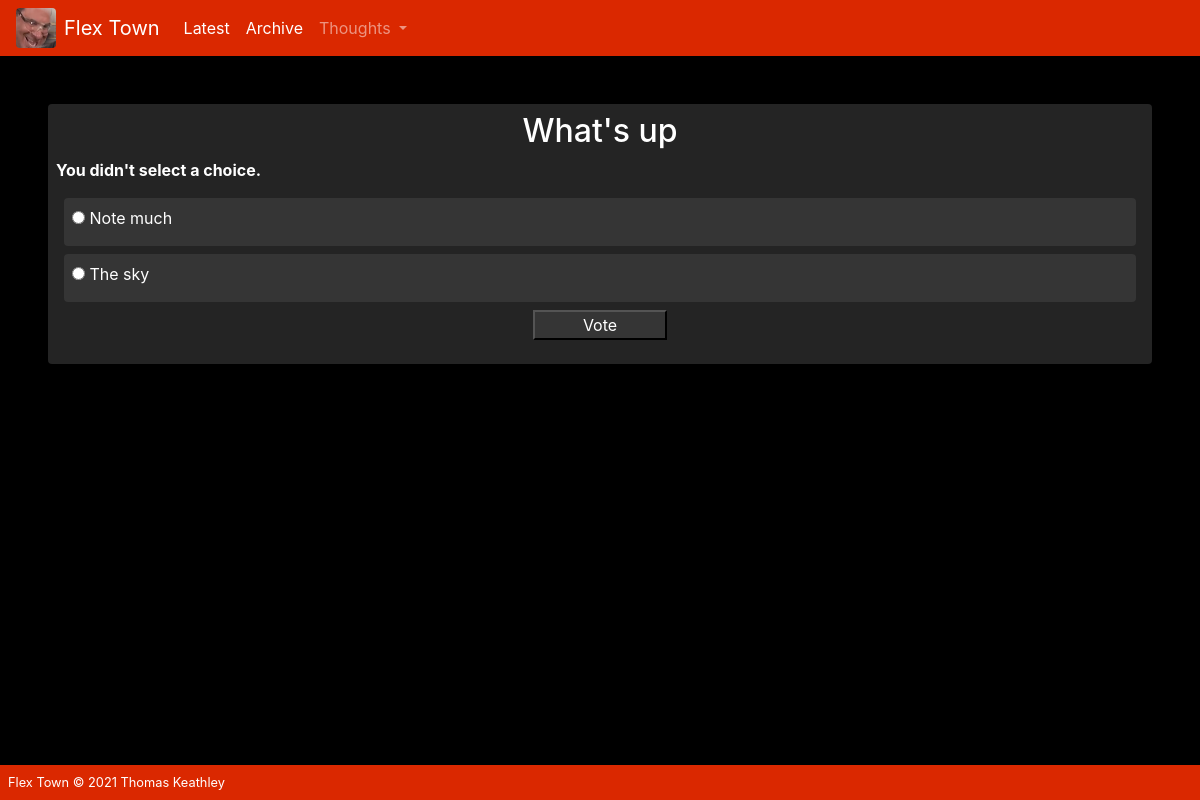
Page /polls/1/vote/ on the earlier database version.
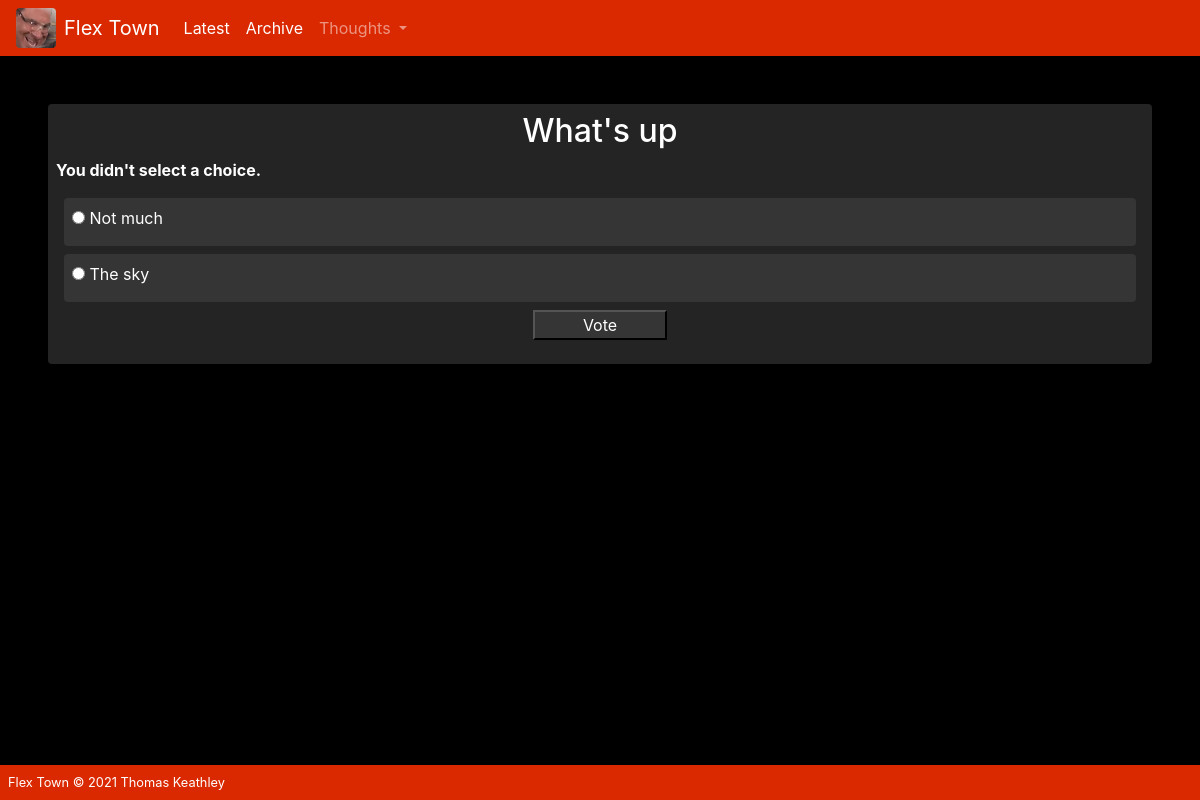
Same page on the later database version.
### polls/models.py (models this page shows, shortened)
class Choice(models.Model):
    question = models.ForeignKey(Question, on_delete=models.CASCADE)
    choice_text = models.CharField(max_length=200)
    votes = models.IntegerField(default=0)

### polls/views.py (the view)
# urls.py: path('<int:question_id>/vote/', views.vote, name='vote'),
def vote(request, question_id):
    question = get_object_or_404(Question, pk=question_id)
    try:
        selected_choice = question.choice_set.get(pk=request.POST['choice'])
    except (KeyError, Choice.DoesNotExist):
        return render(request, 'polls/detail.html', {
           'question': question,
           'error_message': "You didn't select a choice.",
        })
    else:
        selected_choice.votes += 1
        selected_choice.save()
    return HttpResponseRedirect(reverse('polls:results', args=(question_id,)))

### polls/templates/polls/detail.html (shortened to what this page needs)
{% load static %}
{% load static %}
<link rel="stylesheet" href="{% static 'css/bootstrap.min.css' %}">
<html>
    <body style="background-color:#000000;" >
        <nav class="navbar navbar-expand-lg navbar-dark" style="background-color:#da2800;">
            <img class="rounded mr-2" src="{% static 'polls/images/PhilSwiftThumb.jpg' %}" width="40" height="40" alt="">
            <a class="navbar-brand" href="/polls">Flex Town</a>
            <div class="collapse navbar-collapse" id="navbarSupportedContent">
                <ul class="navbar-nav mr-auto">
                <li class="nav-item active">
                    <a class="nav-link" href="/polls">Latest<span class="sr-only">(current)</span></a>
                </li>
                <li class="nav-item">
                <li class="nav-item active">
                    <a class="nav-link" href="#">Archive<span class="sr-only">(current)</span></a>
                </li>
                <li class="nav-item dropdown">
                    <a class="nav-link dropdown-toggle" id="navbarDropdown" role="button" data-toggle="dropdown" aria-haspopup="true" aria-expanded="false">
                    Thoughts
                    </a>
                </li>
                </ul>
            </div>
        </nav>
        <div class="mt-5 m-5 p-2 rounded text-white" style="background-color: #242424;">
            <h2 style="text-align: center;">{{ question.question_text }}</h2>
            {% if error_message %}<p><strong>{{ error_message }}</strong></p>{% endif %}
            <form action="{% url 'polls:vote' question.id %}" method="post">
            {% for choice in question.choice_set.all %}
            <div class="rounded p-2 m-2" style="background-color: #353535;">
                <input type="radio" name="choice" id="choice{{ forloop.counter }}" value="{{ choice.id }}">
                <label for="choice{{ forloop.counter }}">{{ choice.choice_text }}</label><br>
            </div>
            {% endfor %}
            <div style="text-align: center;">
                <input class="pr-5 pl-5 text-white" style="background-color: #353535;" type="submit" value="Vote">
            </div>
            </form>
        </div>
    </body>
    <div class="footer fixed-bottom text-white p-2" style="background-color:#da2800;">
        <small>Flex Town &copy; 2021 Thomas Keathley</small>
    </div>
</html>

Differences in the rows shown:
changed Choice: choice "☐ Note much" → "☐ Not much"; choice_text "Note much" → "Not much"
